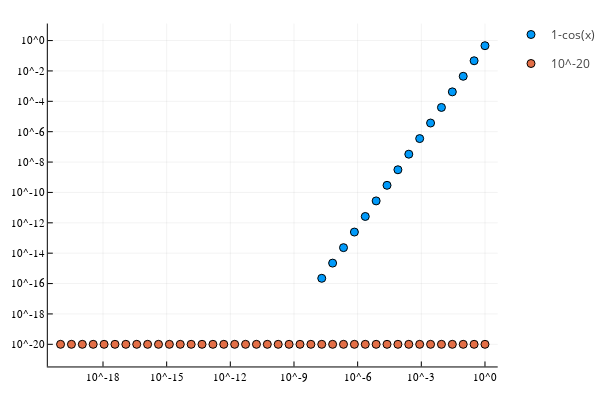

The code cell stored with this chart in its notebook:
### Markdown cell above
From the previous table, we see that the numerator of $f_1(x)$ becomes $0$. What is happening with $1-\cos(x)$ about $x=0$?

In the following code we study numerically what happens with $1-\cos(x)$ as $x$ tends to $0^+$.

### Code cell
x = logspace(-20,0,40)

scatter(x,
       f3.(x),
       label="1-cos(x)",
       grid=true,
       logspacgridalpha=0.8,
       xscale=:log10,
       yscale=:log10,
       xticks=[10. ^i for i in -21:3:0],
       yticks=[10. ^i for i in -20:2:0],
)

scatter!(x,
        0. .* x .+ 1e-20,
        label="10^-20",
        xscale=:log10,
        yscale=:log10,
        )

### Figure 1 — Plotly figure (JSON) as saved in the notebook; plotly's stock layout.template omitted (floating-point values rounded to 4 significant figures)
{"data": [{"colorbar": {"title": ""}, "legendgroup": "1-cos(x)", "logspacgridalpha": 0.8, "marker": {"color": "rgba(0, 154, 250, 1.000)", "line": {"color": "rgba(0, 0, 0, 1.000)", "width": 1}, "size": 8, "symbol": "circle"}, "mode": "markers", "name": "1-cos(x)", "showlegend": true, "type": "scatter", "x": [1e-20, 3.257e-20, 1.061e-19, 3.455e-19, 1.125e-18, 3.665e-18, 1.194e-17, 3.888e-17, 1.266e-16, 4.125e-16, 1.343e-15, 4.375e-15, 1.425e-14, 4.642e-14, 1.512e-13, 4.924e-13, 1.604e-12, 5.223e-12, 1.701e-11, 5.541e-11, 1.805e-10, 5.878e-10, 1.914e-09, 6.236e-09, 2.031e-08, 6.615e-08, 2.154e-07, 7.017e-07, 2.285e-06, 7.444e-06, 2.424e-05, 7.897e-05, 0.0002572, 0.0008377, 0.002728, 0.008886, 0.02894, 0.09427, 0.307, 1], "xaxis": "x", "y": [0, 0, 0, 0, 0, 0, 0, 0, 0, 0, 0, 0, 0, 0, 0, 0, 0, 0, 0, 0, 0, 0, 0, 0, 2.22e-16, 2.22e-15, 2.32e-14, 2.462e-13, 2.612e-12, 2.771e-11, 2.939e-10, 3.118e-09, 3.307e-08, 3.509e-07, 3.722e-06, 3.948e-05, 0.0004188, 0.00444, 0.04676, 0.4597], "yaxis": "y", "zmax": null, "zmin": null}, {"colorbar": {"title": ""}, "legendgroup": "10^-20", "marker": {"color": "rgba(227, 111, 71, 1.000)", "line": {"color": "rgba(0, 0, 0, 1.000)", "width": 1}, "size": 8, "symbol": "circle"}, "mode": "markers", "name": "10^-20", "showlegend": true, "type": "scatter", "x": [1e-20, 3.257e-20, 1.061e-19, 3.455e-19, 1.125e-18, 3.665e-18, 1.194e-17, 3.888e-17, 1.266e-16, 4.125e-16, 1.343e-15, 4.375e-15, 1.425e-14, 4.642e-14, 1.512e-13, 4.924e-13, 1.604e-12, 5.223e-12, 1.701e-11, 5.541e-11, 1.805e-10, 5.878e-10, 1.914e-09, 6.236e-09, 2.031e-08, 6.615e-08, 2.154e-07, 7.017e-07, 2.285e-06, 7.444e-06, 2.424e-05, 7.897e-05, 0.0002572, 0.0008377, 0.002728, 0.008886, 0.02894, 0.09427, 0.307, 1], "xaxis": "x", "y": [1e-20, 1e-20, 1e-20, 1e-20, 1e-20, 1e-20, 1e-20, 1e-20, 1e-20, 1e-20, 1e-20, 1e-20, 1e-20, 1e-20, 1e-20, 1e-20, 1e-20, 1e-20, 1e-20, 1e-20, 1e-20, 1e-20, 1e-20, 1e-20, 1e-20, 1e-20, 1e-20, 1e-20, 1e-20, 1e-20, 1e-20, 1e-20, 1e-20, 1e-20, 1e-20, 1e-20, 1e-20, 1e-20, 1e-20, 1e-20], "yaxis": "y", "zmax": null, "zmin": null}], "layout": {"annotations": [], "height": 400, "legend_position": {"bgcolor": "rgba(255, 255, 255, 1.000)", "bordercolor": "rgba(0, 0, 0, 1.000)", "borderwidth": 1, "font": {"color": "rgba(0, 0, 0, 1.000)", "family": "sans-serif", "size": 11}, "title": {"font": {"color": "rgba(0, 0, 0, 1.000)", "family": "sans-serif", "size": 15}, "text": ""}, "tracegroupgap": 0, "traceorder": "normal", "x": 1, "xanchor": "auto", "y": 1, "yanchor": "auto"}, "margin": {"b": 20, "l": 0, "r": 0, "t": 20}, "paper_bgcolor": "rgba(255, 255, 255, 1.000)", "plot_bgcolor": "rgba(255, 255, 255, 1.000)", "showlegend": true, "width": 600, "xaxis": {"anchor": "y", "domain": [0.09545, 0.9934], "gridcolor": "rgba(0, 0, 0, 0.100)", "gridwidth": 0.5, "linecolor": "rgba(0, 0, 0, 1.000)", "mirror": false, "range": [-20.6, 0.6], "showgrid": true, "showline": true, "showticklabels": true, "tickangle": 0, "tickcolor": "rgb(0, 0, 0)", "tickfont": {"color": "rgba(0, 0, 0, 1.000)", "family": "sans-serif", "size": 11}, "tickmode": "array", "ticks": "inside", "ticktext": ["10^-18", "10^-15", "10^-12", "10^-9", "10^-6", "10^-3", "10^0"], "tickvals": [1e-18, 1e-15, 1e-12, 1e-09, 1e-06, 0.001, 1], "title": "", "titlefont": {"color": "rgba(0, 0, 0, 1.000)", "family": "sans-serif", "size": 15}, "type": "log", "visible": true, "zeroline": false, "zerolinecolor": "rgba(0, 0, 0, 1.000)"}, "yaxis": {"anchor": "x", "domain": [0.03762, 0.9902], "gridcolor": "rgba(0, 0, 0, 0.100)", "gridwidth": 0.5, "linecolor": "rgba(0, 0, 0, 1.000)", "mirror": false, "range": [null, null], "showgrid": true, "showline": true, "showticklabels": true, "tickangle": 0, "tickcolor": "rgb(0, 0, 0)", "tickfont": {"color": "rgba(0, 0, 0, 1.000)", "family": "sans-serif", "size": 11}, "tickmode": "array", "ticks": "inside", "ticktext": ["10^-20", "10^-18", "10^-16", "10^-14", "10^-12", "10^-10", "10^-8", "10^-6", "10^-4", "10^-2", "10^0"], "tickvals": [1e-20, 1e-18, 1e-16, 1e-14, 1e-12, 1e-10, 1e-08, 1e-06, 0.0001, 0.01, 1], "title": "", "titlefont": {"color": "rgba(0, 0, 0, 1.000)", "family": "sans-serif", "size": 15}, "type": "log", "visible": true, "zeroline": false, "zerolinecolor": "rgba(0, 0, 0, 1.000)"}}}
